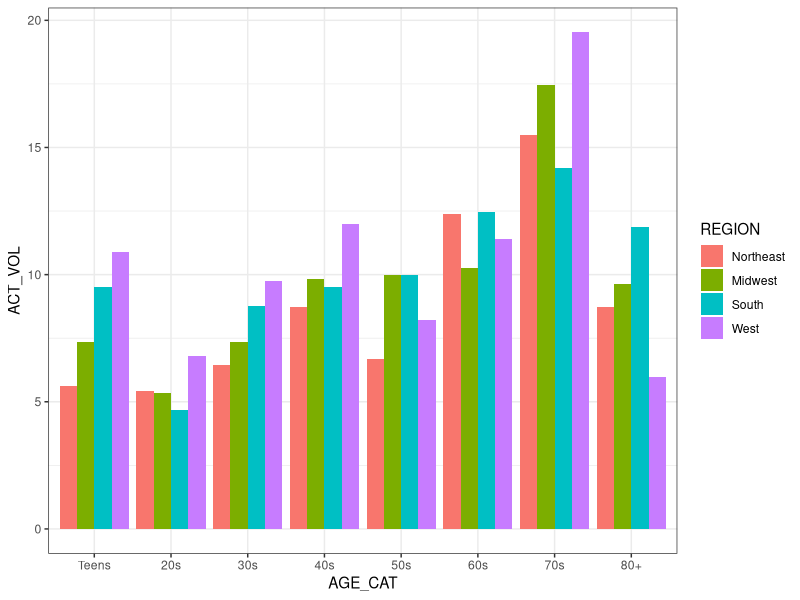
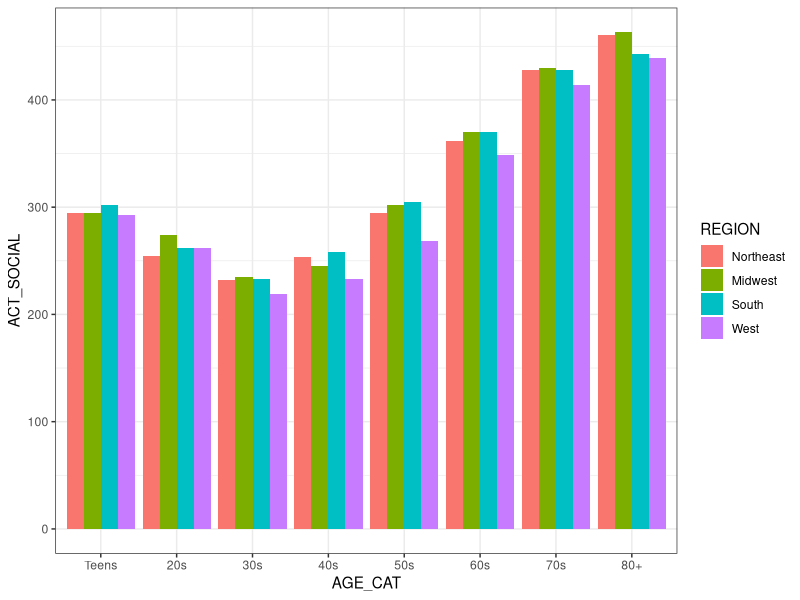
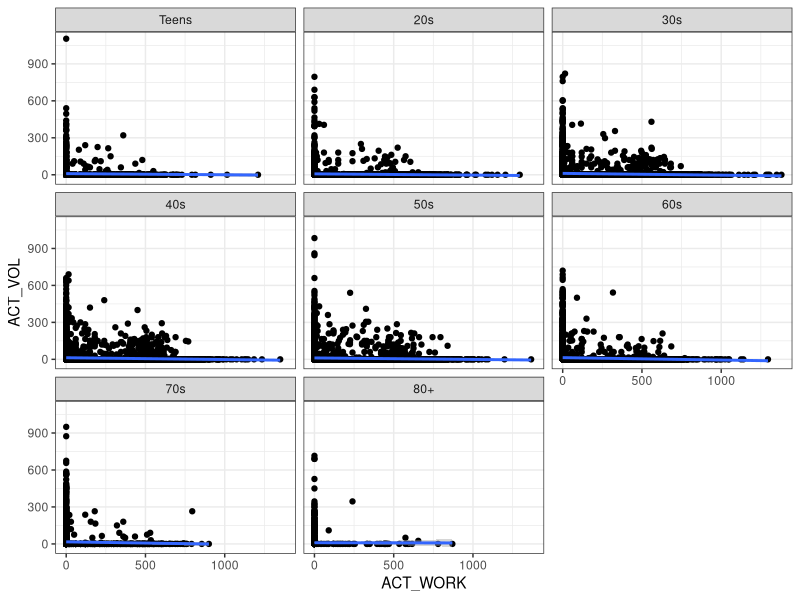
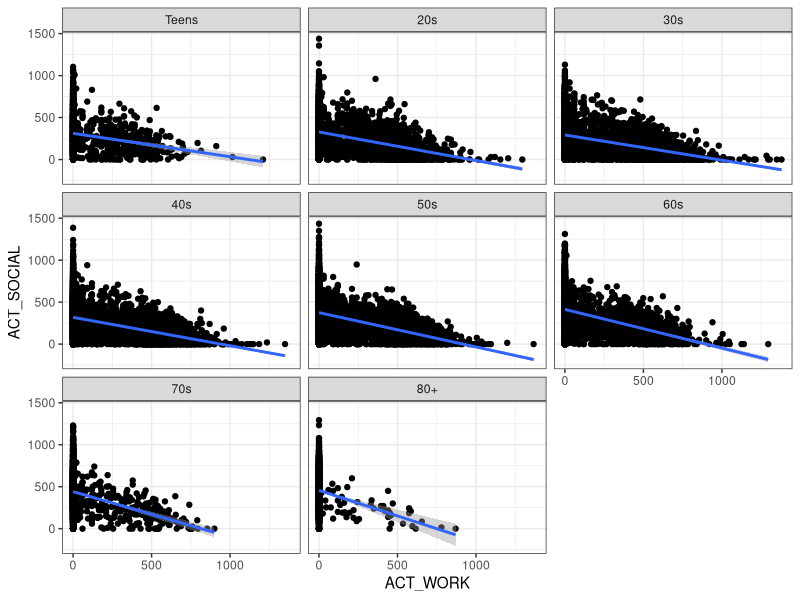

The R script that drew these images, in order:
## ATUS Prep and visualization (from IPUMS)

#set working directory
setwd("~/Documents/WorkshopMaterials/PsyRBootcamp/8. Intro to R Markdown")

#load in packages
library(haven)
library(tidyverse) #loads ggplot2 and dplyr

#use SPSS for value labels
atus.spss <- read_spss("atus_00009.sav")
atus <- as_factor(atus.spss)

#remove unwanted variables
atus <- as.data.frame(select(atus, -PERNUM, -LINENO, -WT06))

#make year a factor
atus$YEAR <- as.factor(atus$YEAR)

#change all missing variables to NA 
nrow(filter(atus, UHRSWORKT==9999))
head(filter(atus, is.na(UHRSWORKT)))

atus[atus==9999] <- NA
atus[atus==9995] <- NA
atus[atus==99999.99] <- NA

#create a variable for categorical age
atus$AGE_CAT <- ifelse(atus$AGE < 20, "Teens", 
                ifelse(atus$AGE >= 20 & atus$AGE < 30, "20s",
                ifelse(atus$AGE >= 30 & atus$AGE < 40, "30s",
                ifelse(atus$AGE >= 40 & atus$AGE < 50, "40s",
                ifelse(atus$AGE >= 50 & atus$AGE < 60, "50s",
                ifelse(atus$AGE >= 60 & atus$AGE < 70, "60s",
                ifelse(atus$AGE >= 70 & atus$AGE < 80, "70s",
                ifelse(atus$AGE >= 80, "80+", NA))))))))

#correct factor level ordering so teen comes first
atus$AGE_CAT <- factor(atus$AGE_CAT, levels=c("Teens", "20s", "30s", "40s", "50s", "60s", "70s", "80+"))

#look at summary to check for any more incorrectly coded missing values
summary(atus)

## Descriptive Statitics ################

#number of cases
nrow(atus)

#Mean age 
atus %>%
  summarize(mean_age = mean(AGE), sd_age = sd(AGE), min_age = min(AGE), max_age = max(AGE))


# Counts of age category by YEAR
table(atus$AGE_CAT, atus$YEAR)

#Mean age by year
atus %>%
  group_by(YEAR) %>% 
  summarize(mean_age = mean(AGE), sd_age = sd(AGE), count = n())

# Age by region
table(atus$AGE_CAT, atus$REGION)

#summary of volunteering and socialization by region
atus %>%
  group_by(REGION) %>% 
  summarize(mean_volunteer = mean(ACT_VOL, na.rm=T), mean_socialize = mean(ACT_SOCIAL, na.rm=T))

## Plots ############

#Time spent volunteering by age and region
ggplot(atus, aes(x=AGE_CAT, y=ACT_VOL)) + geom_bar(stat="summary", fun.y = "mean", aes(fill=REGION), position="dodge") + theme_bw()

#Time spent socializing by age and region
ggplot(atus, aes(x=AGE_CAT, y=ACT_SOCIAL)) + geom_bar(stat="summary", fun.y = "mean", aes(fill=REGION), position="dodge") + theme_bw()

#Look at relationship between work and Volunteering for each age group
ggplot(atus, aes(x=ACT_WORK, y=ACT_VOL)) + geom_point() + geom_smooth(method="lm") + facet_wrap(~AGE_CAT) + theme_bw()

#Look at relationship between work and socializing for each age group
ggplot(atus, aes(x=ACT_WORK, y=ACT_SOCIAL)) + geom_point() + geom_smooth(method="lm") + facet_wrap(~AGE_CAT) + theme_bw()

# Correlations ####### 

atus %>% 
  group_by(AGE_CAT, REGION) %>% 
  summarize(cWorkVol = cor(ACT_WORK, ACT_VOL), cWorkSocial = cor(ACT_WORK, ACT_SOCIAL), cSocialVol = cor(ACT_SOCIAL, ACT_VOL)) 
  
